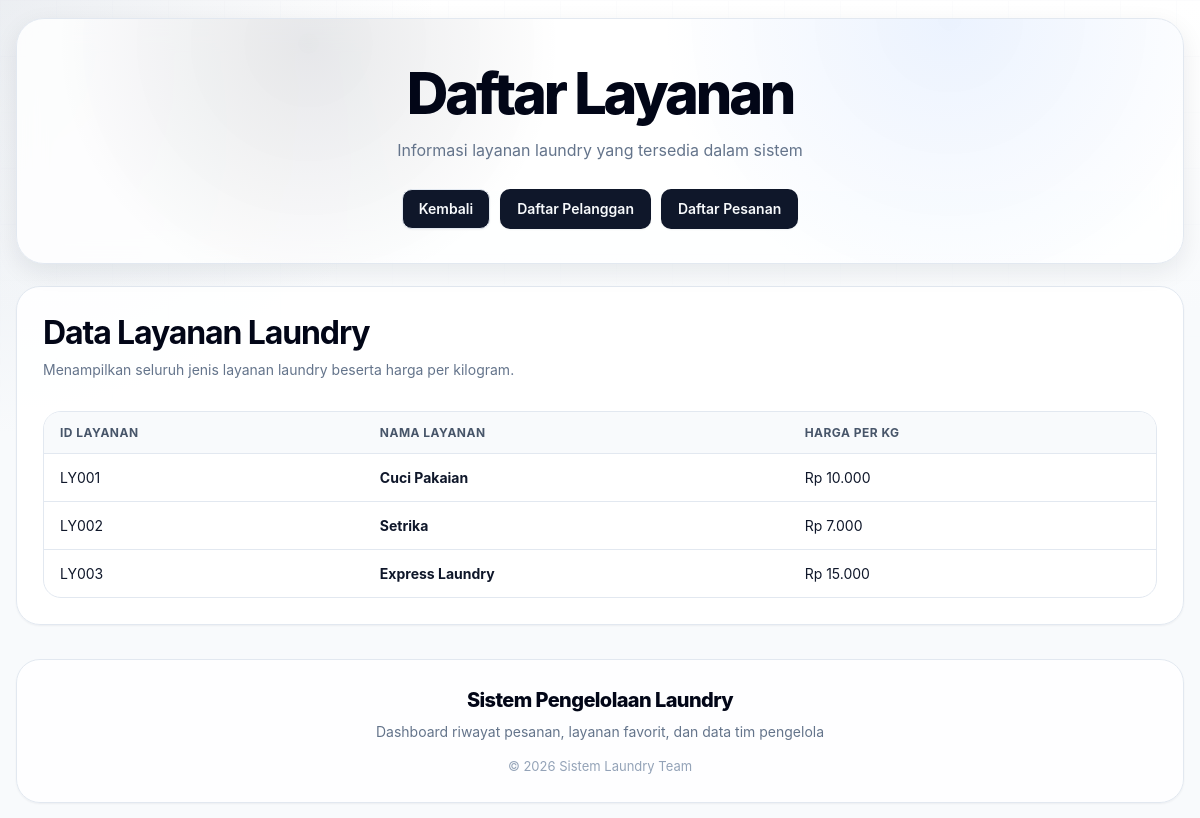
The page /pages/layanan/daftar_layanan.php on the database its author committed.
### tables this page shows
CREATE TABLE `layanan` (
  `id_layanan` char(5) NOT NULL,
  `nama_layanan` varchar(100) NOT NULL,
  `harga_per_kg` char(10) NOT NULL
);

### pages/layanan/daftar_layanan.php (the view, shortened to what this page needs)
<?php
include "../../config/koneksi.php";
?>
<!DOCTYPE html>
<html lang="id">
<head>
    <link rel="stylesheet" href="../../assets/css/style.css">
</head>
<body>
<header class="hero-small">
    <h1>Daftar Layanan</h1>
    <p>Informasi layanan laundry yang tersedia dalam sistem</p>
    <div class="container-button">
        <a class="buttonx button-back" href="../../index.php">Kembali</a>
        <a class="buttonx" href="../pelanggan/daftar_pelanggan.php">Daftar Pelanggan</a>
        <a class="buttonx" href="../pesanan/daftar_pesanan.php">Daftar Pesanan</a>
    </div>
</header>
<div class="container">
    <div class="top-section">
        <div>
            <h2 class="judul-left">Data Layanan Laundry</h2>
            <p class="deskripsi-left">
                Menampilkan seluruh jenis layanan laundry beserta harga per kilogram.
            </p>
        </div>
    </div>
    <div class="content">
        <table>
            <tr>
                <th>ID Layanan</th>
                <th>Nama Layanan</th>
                <th>Harga per Kg</th>
            </tr>
            <?php
            $query = mysqli_query($koneksi, "SELECT * FROM layanan");
            while ($row = mysqli_fetch_array($query)) {
            ?>
            <tr>
                <td><?php echo $row['id_layanan']; ?></td>
                <td><strong><?php echo $row['nama_layanan']; ?></strong></td>
                <td>
                    Rp <?php echo number_format($row['harga_per_kg'], 0, ',', '.'); ?>
                </td>
            </tr>
            <?php } ?>
        </table>
    </div>
</div>
<footer class="footer-laundry">
    <h2>Sistem Pengelolaan Laundry</h2>
    <p>Dashboard riwayat pesanan, layanan favorit, dan data tim pengelola</p>
    <div class="copyright">
        © 2026 Sistem Laundry Team
    </div>
</footer>
</body>
</html>

### rows shown on the page
layanan: id_layanan "LY001", nama_layanan "Cuci Pakaian", harga_per_kg "10.000"
layanan: id_layanan "LY002", nama_layanan "Setrika", harga_per_kg "7.000"
layanan: id_layanan "LY003", nama_layanan "Express Laundry", harga_per_kg "15.000"
